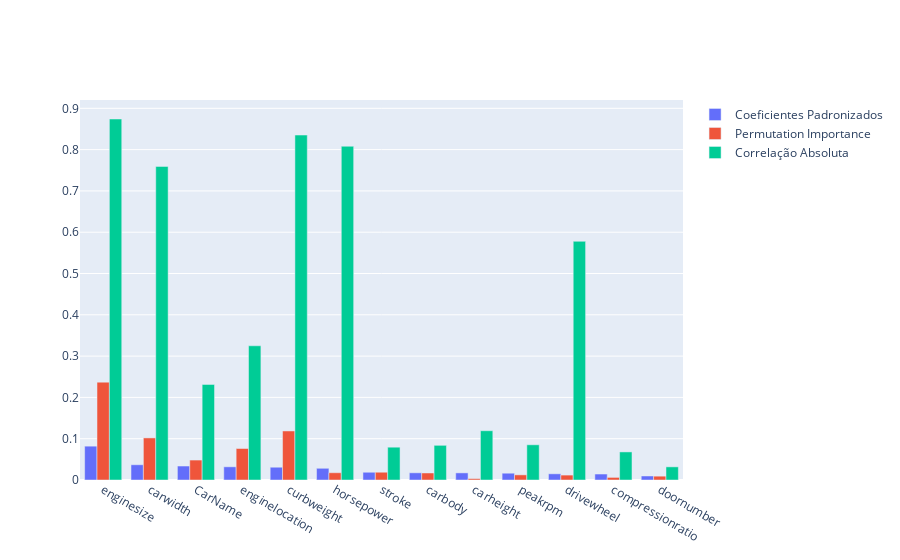

Here is the notebook cell this chart was saved with:
### Markdown cell above
E este gráfico interativo do Plotly que combina os três métodos acima em um único gráfico para fácil comparação.
O gráfico interativo do Plotly permite uma comparação fácil entre os três métodos, o que pode ser particularmente útil para identificar variáveis que são consistentemente importantes em todos os métodos.

### Code cell
# 4. Gráfico de Importância Combinada usando Plotly
fig = go.Figure()

# Adicionar barras para cada método
fig.add_trace(go.Bar(x=importance_df['feature'], y=importance_df['importance'],
                     name='Coeficientes Padronizados'))
fig.add_trace(go.Bar(x=perm_importance_df['feature'], y=perm_importance_df['importance'],
                     name='Permutation Importance'))
fig.add_trace(go.Bar(x=correlations.index, y=correlations.values,
                     name='Correlação Absoluta'))

### Figure 1 — Plotly figure (JSON) as saved in the notebook; plotly's stock layout.template omitted (floating-point values rounded to 4 significant figures)
{"data": [{"name": "Coeficientes Padronizados", "type": "bar", "x": ["enginesize", "carwidth", "CarName", "enginelocation", "curbweight", "horsepower", "stroke", "carbody", "carheight", "peakrpm", "drivewheel", "compressionratio", "doornumber"], "y": [0.08194, 0.03691, 0.03382, 0.03195, 0.03095, 0.02835, 0.01878, 0.0174, 0.01721, 0.01645, 0.01498, 0.01446, 0.009764]}, {"name": "Permutation Importance", "type": "bar", "x": ["enginesize", "curbweight", "carwidth", "enginelocation", "CarName", "stroke", "horsepower", "carbody", "peakrpm", "drivewheel", "doornumber", "compressionratio", "carheight"], "y": [0.2369, 0.1187, 0.1019, 0.07627, 0.04829, 0.01883, 0.01763, 0.01703, 0.01242, 0.01189, 0.009283, 0.006294, 0.003325]}, {"name": "Correlação Absoluta", "type": "bar", "x": ["enginesize", "curbweight", "horsepower", "carwidth", "drivewheel", "enginelocation", "CarName", "carheight", "peakrpm", "carbody", "stroke", "compressionratio", "doornumber"], "y": [0.8741, 0.8353, 0.8081, 0.7593, 0.578, 0.325, 0.2314, 0.1193, 0.08527, 0.08398, 0.07944, 0.06798, 0.03184]}], "layout": {}}
